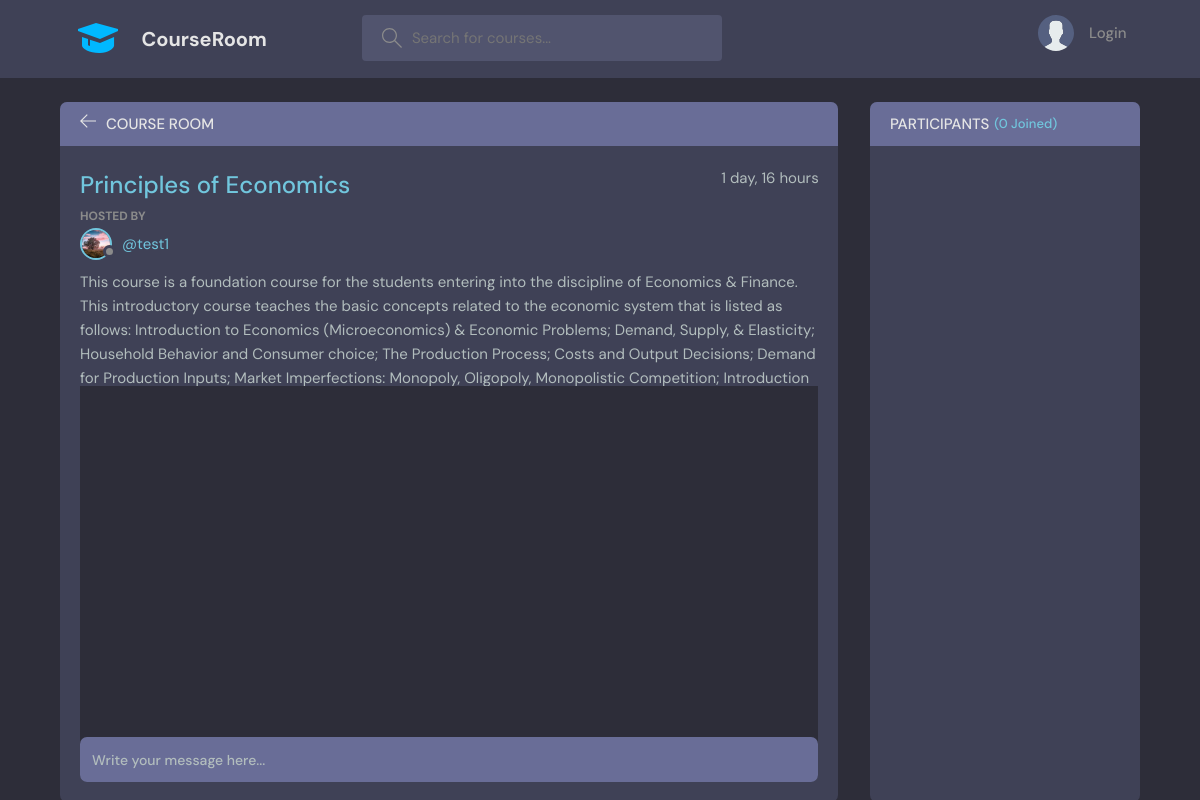
The page /room/5/ on the database as committed earlier.
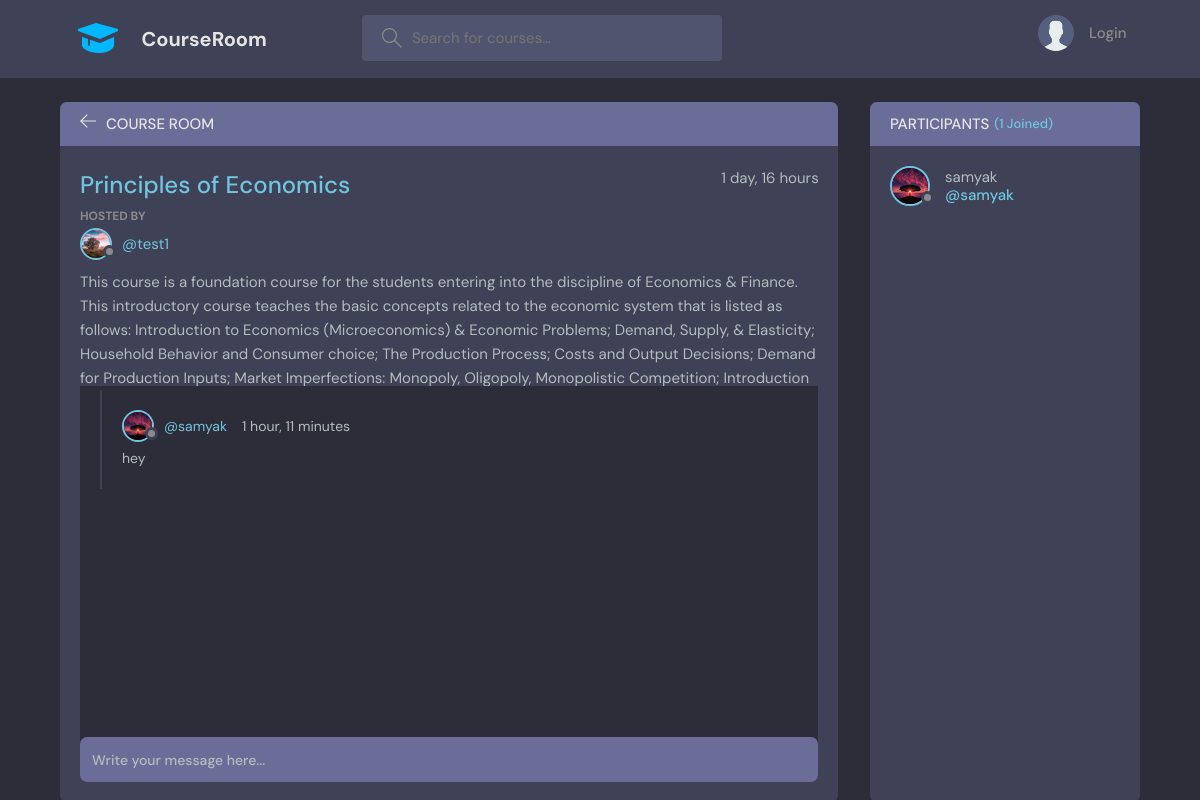
The same page on the database as committed later.
### base/models.py (models this page shows, shortened)
class Message(models.Model):
    user= models.ForeignKey(User, on_delete= models.CASCADE)
    room= models.ForeignKey(Room, on_delete=models.CASCADE)
    body= models.TextField()
    updated = models.DateTimeField(auto_now=True)
    created= models.DateTimeField(auto_now_add=True)
    class Meta:
        ordering=['updated', 'created']

class User(AbstractUser):
    name= models.CharField(max_length=200, null=True)
    email= models.EmailField(unique=True,null=True)
    bio= models.TextField(null=True)
    avatar= models.ImageField(null = True, default="avatar.svg")
    USERNAME_FIELD= 'email'
    REQUIRED_FIELDS= []

### base/views.py (the view, shortened to what this page needs)
# urls.py: path('room/<str:pk>/',views.room,name="room"),
def room(request,pk):
    room=Room.objects.get(id=pk)
    room_messages= room.message_set.all()
    participants= room.participants.all()
    context={'room': room, 'room_messages':room_messages,'participants':participants,}
    return render(request,'base/room.html',context)

### base/models.py (called while the page is built)
    def __str__(self):
        return self.name

### base/templates/base/room.html (shortened to what this page needs)
{% extends 'main.html' %}
{% block content %}
    <main class="profile-page layout layout--2">
      <div class="container">
        <div class="room">
          <div class="room__top">
            <div class="room__topLeft">
              <a href="{% url 'home' %}">
                <svg version="1.1" xmlns="http://www.w3.org/2000/svg" width="32" height="32" viewBox="0 0 32 32">
                  <title>arrow-left</title>
                  <path
                    d="M13.723 2.286l-13.723 13.714 13.719 13.714 1.616-1.611-10.96-10.96h27.625v-2.286h-27.625l10.965-10.965-1.616-1.607z"
                  ></path>
                </svg>
              </a>
              <h3>Course Room</h3>
            </div>
          </div>
          <div class="room__box scroll">
            <div class="room__header scroll">
              <div class="room__info">
                <h3>{{room.name}}</h3>
                <span>{{room.created|timesince}}</span>
              </div>
              <div class="room__hosted">
                <p>Hosted By</p>
                <a href="{% url 'user-profile' room.host.id %}" class="room__author">
                  <div class="avatar avatar--small">
                    <img src="{{room.host.avatar.url}}" />
                  </div>
                  <span>@{{room.host.username}}</span>
                </a>
              </div>
              <div class="room__details">
                {{room.description}}
              </div>
            </div>
            <div class="room__conversation">
              <div class="threads scroll">
                {% for message in room_messages %}
                <div class="thread">
                  <div class="thread__top">
                    <div class="thread__author">
                      <a href="{% url 'user-profile' message.user.id %}" class="thread__authorInfo">
                        <div class="avatar avatar--small">
                          <img src="{{message.user.avatar.url}}" />
                        </div>
                        <span>@{{message.user.username}}</span>
                      </a>
                      <span class="thread__date">{{message.created|timesince}}</span>
                    </div>
                  </div>
                  <div class="thread__details">
                    {{message.body}}
                  </div>
                </div>
                {% endfor %}
              </div>
            </div>
          </div>
          <div class="room__message">
            <form action="" method="POST">
              <input name="body" placeholder="Write your message here..." /></form>
          </div>
        </div>
        <div class="participants">
          <h3 class="participants__top">Participants <span>({{participants.count}} Joined)</span></h3>
          <div class="participants__list scroll">
            {% for user in participants %}
            <a href="{% url 'user-profile' user.id %}" class="participant">
              <div class="avatar avatar--medium">
                <img src="{{user.avatar.url}}" />
              </div>
              <p>
                {{user.username}}
                <span>@{{user.username}}</span>
              </p>
            </a>
            {% endfor %}
          </div>
        </div>
      </div>
    </main>
  {% endblock content %}

Rows that differ between the two databases and show on the page:
added Message: user.avatar (picture), user.username "samyak", created "1 hour, 11 minutes", body "hey"
now on this page (row unchanged): User: avatar (picture), username "samyak"
Other text that changed with them:
{{ participants.count }}: "0" → "1"
